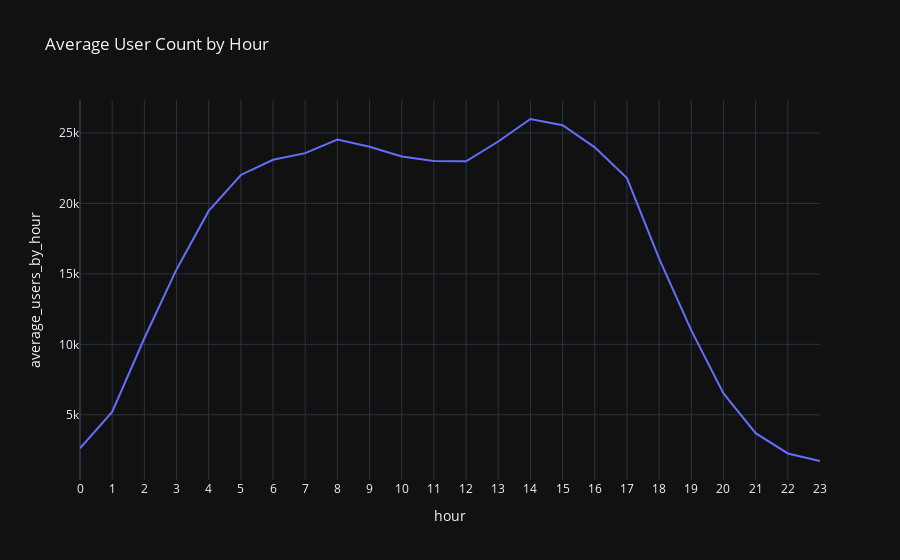

The cell this chart's notebook holds for it:
### Markdown cell above
<a id = '5.0'></a>
<p style = "font-size : 25px; color : #000000 ; font-family : 'Times New Roman'; text-align : left; border-radius: 5px 5px;">
<strong>Customer's Activity is stable from 5am-5pm & peaks at 2pm</strong></p>

### Code cell
time_activity = (activity.groupby(['hour'])
                 ['num_of_unique_users'].agg(['mean'])
                 .round()
                 .astype('uint32')
                 .rename(columns={'mean':'average_users_by_hour'})
                 .reset_index()
                 )
print(time_activity)

fig = px.line(time_activity, x='hour', y='average_users_by_hour', title="Average User Count by Hour", template='plotly_dark')
fig.update_xaxes(tickmode='linear')

### Figure 1 — Plotly figure (JSON) as saved in the notebook; plotly's stock layout.template omitted (floating-point values rounded to 4 significant figures)
{"data": [{"hovertemplate": "hour=%{x}<br>average_users_by_hour=%{y}<extra></extra>", "legendgroup": "", "line": {"color": "#636efa", "dash": "solid"}, "marker": {"symbol": "circle"}, "mode": "lines", "name": "", "orientation": "v", "showlegend": false, "type": "scatter", "x": [0, 1, 2, 3, 4, 5, 6, 7, 8, 9, 10, 11, 12, 13, 14, 15, 16, 17, 18, 19, 20, 21, 22, 23], "xaxis": "x", "y": [2629, 5208, 10432, 15319, 19470, 22020, 23096, 23569, 24535, 24025, 23330, 23011, 22992, 24394, 25992, 25545, 23979, 21797, 16086, 10989, 6515, 3697, 2258, 1723], "yaxis": "y"}], "layout": {"legend": {"tracegroupgap": 0}, "title": {"text": "Average User Count by Hour"}, "xaxis": {"anchor": "y", "domain": [0, 1], "tickmode": "linear", "title": {"text": "hour"}}, "yaxis": {"anchor": "x", "domain": [0, 1], "title": {"text": "average_users_by_hour"}}}}
